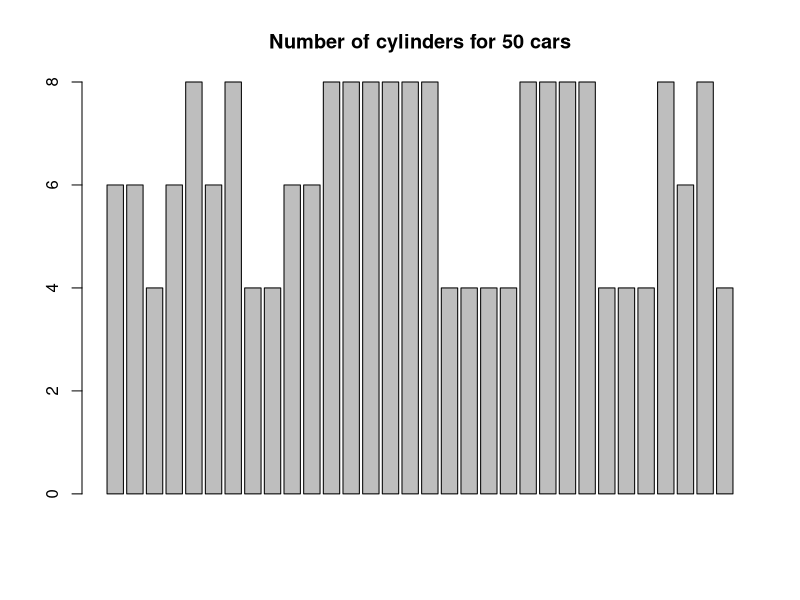
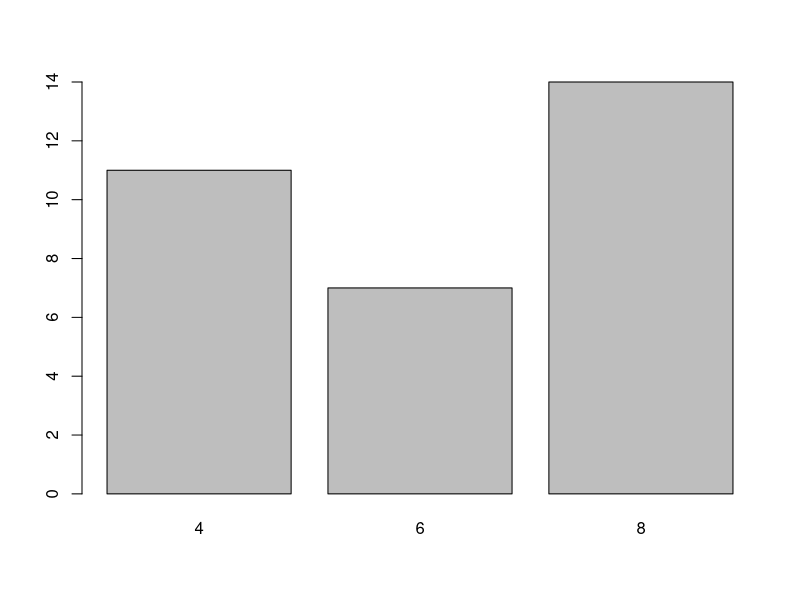
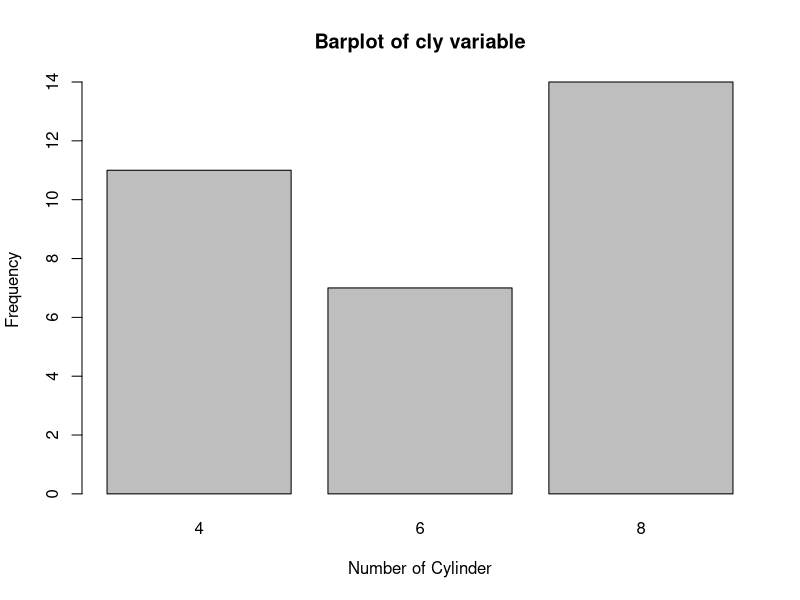
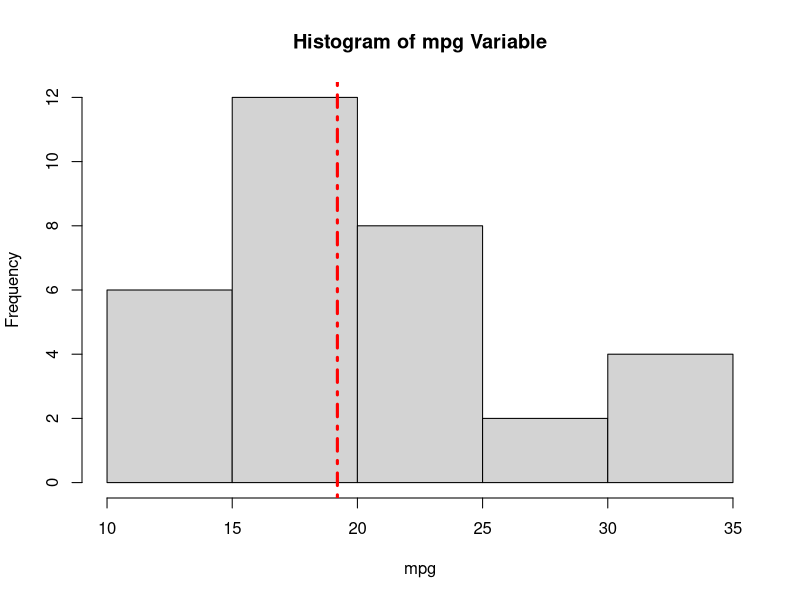
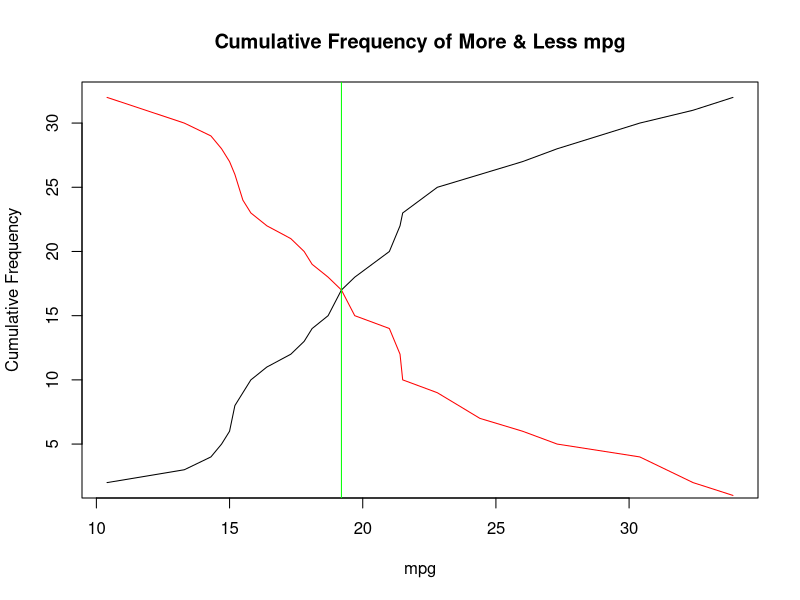
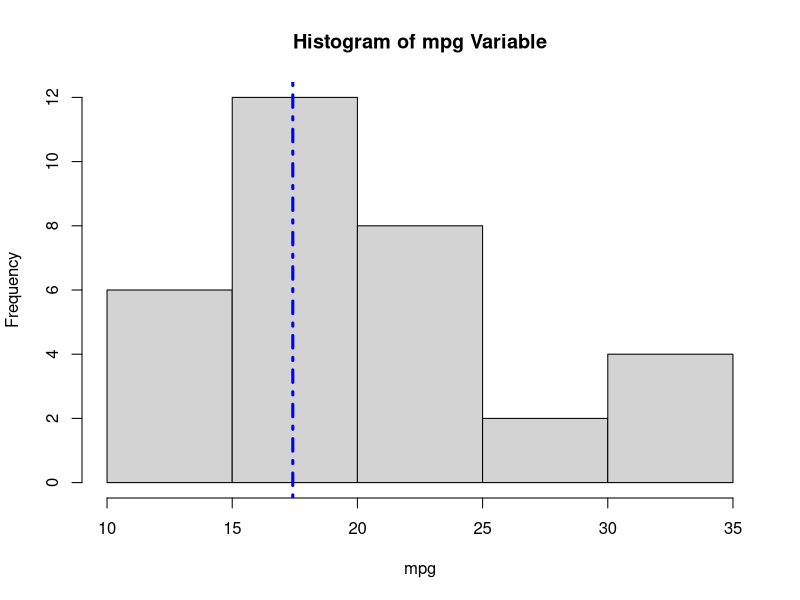
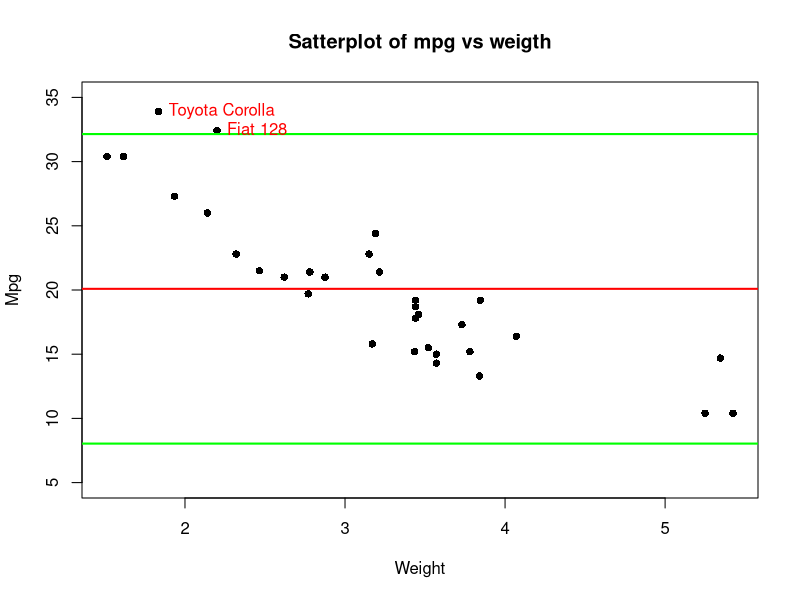
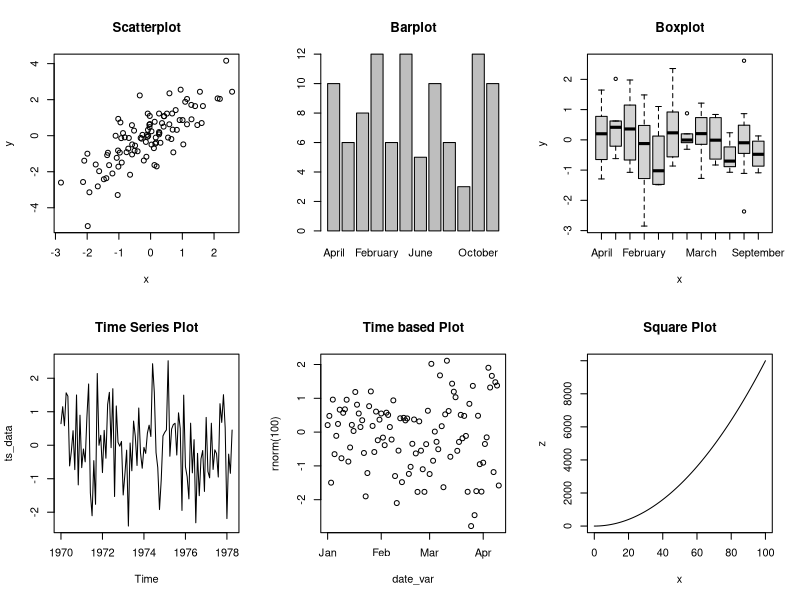

These charts were generated, in order, by the following R code:
## ---- chunk 1
data("mtcars")
str(mtcars)
## ---- chunk 2
#converting to the data frame 
df <- as.data.frame(mtcars)
View(df)
## ---- chunk 3
#bar plot for the clylender
barplot(df$cyl, main = "Number of cylinders for 50 cars")
## ---- chunk 4
#Define cyl as factor variable
cyl <- as.factor((df$cyl))

#barplot(df_Cars$cly)   #we do not get bar plot simply like this convert it into table
barplot(table(df$cyl))


## ---- chunk 5
#by assign it as object also we can get bar plot 
barplot_cyl <- table(df$cyl)
#get the bar plot again
barplot(barplot_cyl, main = "Barplot of cly variable", xlab = "Number of Cylinder", ylab = "Frequency")
## ---- chunk 6
hist(df$mpg , main = "Histogram of mpg Variable", xlab = "mpg", ylab = "Frequency")
abline(v = median(df$mpg), lwd = 3, lty = 4, col = "red")  #redline drawn from the median point 
## ---- chunk 7
#this can be done graphically as well 
mpg_sorted <- sort(df$mpg)

# Calculate the cumulative sum of frequencies for the "mpg" data
freq_more_than <- cumsum(table(mpg_sorted))
freq_less_than <- rev(cumsum(rev(table(mpg_sorted))))

# Plot the cumulative frequency curves
plot(names(freq_more_than), freq_more_than, type = "l", xlab = "mpg", ylab = "Cumulative Frequency", main = "Cumulative Frequency of More & Less mpg")
lines(names(freq_less_than), freq_less_than, type = "l", col = "red")

#Locate the point of intersection and draw the perpendicular line to the x-axis
intersection_index <- which.min(abs(freq_more_than - freq_less_than))
median_mpg <- names(freq_more_than)[intersection_index]
abline(v=median_mpg, col="green")
## ---- chunk 8
# Compare the obtained median value with the result of the "median" function in R
median_value <- median(df$mpg)
cat("Graphical median:", median_mpg, "\n")
cat("R median function:", median_value)
## ---- chunk 9
mode(df$mpg)    #doesnot gives any result so need to calculate manually
## ---- chunk 10
#but we can get the mode by 3*median - 2*mean
mode_Value <- (3* median(df$mpg) - 2 * mean(df$mpg))   #17.42
hist(df$mpg , main = "Histogram of mpg Variable", xlab = "mpg", ylab = "Frequency")
abline(v = mode_Value, lwd = 3, lty = 4, col = "blue")
## ---- chunk 11
plot(df$wt, df$mpg, pch =16, main = "Satterplot of mpg vs weigth", xlab = "Weight", ylab = "Mpg", ylim = c(5,35))
abline(h = mean(mtcars$mpg), col = "red", lwd = 2)

# calculate the upper and lower bounds for the ablines
mpg_upper <- (mean(df$mpg) + 2 * sd(df$mpg))
mpg_lower <- (mean(df$mpg) - 2 * sd(df$mpg))

#adding abline at mean +- 2 standard deviation 
abline(h = mpg_upper, col = "green", lwd = 2)
abline(h = mpg_lower, col = "green", lwd = 2)

# label the points with mpg > 2 standard deviation from mean inside the scatterplot
text(df$wt[df$mpg > mpg_upper], df$mpg[df$mpg > mpg_upper], labels = rownames(df)[df$mpg > mpg_upper], pos = 4, col = "red")
## ---- chunk 12
#diaplay the name only
NameofCars <- rownames(df)[df$mpg > mpg_upper]
NameofCars

#display the name of the cars with  milage lower than 15
Low_milage_Cars <- rownames(df)[df$mpg < 15]
Low_milage_Cars
## ---- chunk 13
set.seed(26)
# Create x variable with 100 random numbers
x <- rnorm(100)

# Create y variable with x + 100 random numbers
y <- x + rnorm(100)

# Create factor variable with 100 monthly random observations
month <- sample(month.name, 100, replace = TRUE)
factor_var <- factor(month)

# Create time series data with 100 random values starting from January 1970
ts_data <- ts(rnorm(100), start = c(1970,1), frequency = 12)

# Create date variable with 100 random values starting from 1970/01/01 increasing each day
date_var <- seq(as.Date("1970/01/01"), by = "day", length = 100)

# Create new variable z with square of x variable
z <- function(x)x^2

## ---- chunk 14
par(mfrow = c(2,3))
plot(x,y, main = "Scatterplot")
plot(factor_var, main = "Barplot")
plot(factor_var, rnorm(100), main = "Boxplot")
plot(ts_data, main = "Time Series Plot")
plot(date_var, rnorm(100), main = "Time based Plot")
plot(z, 0,100, main = "Square Plot")

# converting to 1 x 1 plot 
par(mfrow = c(1,1))
## ---- chunk 15
# Log transformation of x and z variables
set.seed(26)
x <- sample(1:300, 100, replace = TRUE)
z <- x^2

log_x <- log(x)
log_z <- log(z)
log_xz <- log_x + log_z

# Plot the log transformed variables
par(mfrow = c(2, 3))
plot(x, main = "x")
plot(log_x, main = "Log of x")
plot(z, main = "z")
plot(log_z, main = "Log of z")
plot(log_xz, main = "Log of x and z")

# converting to 1 x 1 plot 
par(mfrow = c(1,1))

## ---- chunk 16
plot(df[, c(1,3,4)], main = "Correlation matrix plot of First three Numerical Variable")
## ---- chunk 17
cor(df[, c(1,3,4)])
